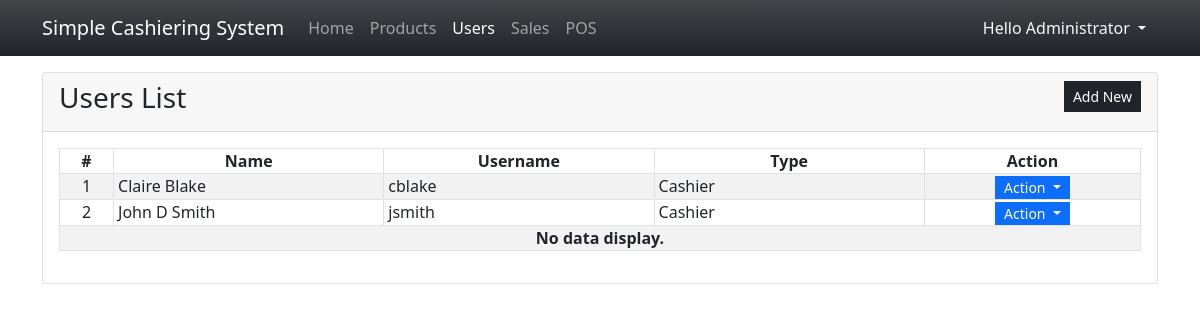
Page /?page=users (signed in) on the committed database.
### tables this page shows
CREATE TABLE `user_list` (
            `user_id` INTEGER NOT NULL PRIMARY KEY AUTOINCREMENT,
            `fullname` INTEGER NOT NULL,
            `username` TEXT NOT NULL,
            `password` TEXT NOT NULL,
            `type` INTEGER NOT NULL,
            `status` INTEGER NOT NULL Default 1,
            `date_created` TIMESTAMP DEFAULT CURRENT_TIMESTAMP
        );

### users.php (the view, shortened to what this page needs)
<div class="card">
    <div class="card-header d-flex justify-content-between">
        <h3 class="card-title">Users List</h3>
        <div class="card-tools align-middle">
            <button class="btn btn-dark btn-sm py-1 rounded-0" type="button" id="create_new">Add New</button>
        </div>
    </div>
    <div class="card-body">
        <table class="table table-hover table-striped table-bordered">
            <colgroup>
                <col width="5%">
                <col width="25%">
                <col width="25%">
                <col width="25%">
                <col width="20%">
            </colgroup>
            <thead>
                <tr>
                    <th class="text-center p-0">#</th>
                    <th class="text-center p-0">Name</th>
                    <th class="text-center p-0">Username</th>
                    <th class="text-center p-0">Type</th>
                    <th class="text-center p-0">Action</th>
                </tr>
            </thead>
            <tbody>
                <?php
                $sql = "SELECT * FROM `user_list` where user_id != 1 order by `fullname` asc";
                $qry = $conn->query($sql);
                $i = 1;
                    while($row = $qry->fetchArray()):
                ?>
                <tr>
                    <td class="text-center p-0"><?php echo $i++; ?></td>
                    <td class="py-0 px-1"><?php echo $row['fullname'] ?></td>
                    <td class="py-0 px-1"><?php echo $row['username'] ?></td>
                    <td class="py-0 px-1"><?php echo ($row['type'] == 1)? 'Administrator':'Cashier' ?></td>
                    <th class="text-center py-0 px-1">
                        <div class="btn-group" role="group">
                            <button id="btnGroupDrop1" type="button" class="btn btn-primary dropdown-toggle btn-sm rounded-0 py-0" data-bs-toggle="dropdown" aria-expanded="false">
                            Action
                            </button>
                        </div>
                    </th>
                </tr>
                <?php endwhile; ?>
                <?php if(!$qry->fetchArray()): ?>
                    <tr>
                        <th class="text-center p-0" colspan="5">No data display.</th>
                    </tr>
                <?php endif; ?>
            </tbody>
        </table>
    </div>
</div>

### index.php (style rules this page uses)
html,body { height:100%; width:100%; }

### rows in the picture
user_list: fullname "Claire Blake", username "cblake", type "Cashier"
user_list: fullname "John D Smith", username "jsmith", type "Cashier"

### other values in the picture
$_SESSION['fullname'] "Administrator"
